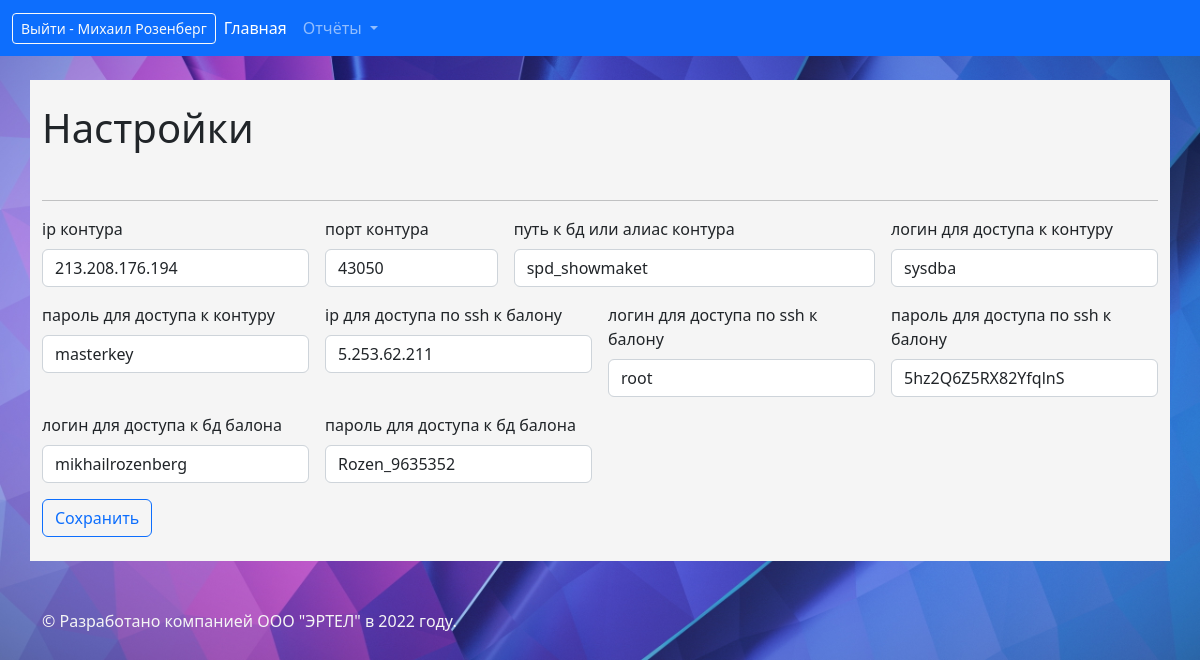
The app's page /configuration/edit/1/ (signed in), older data.
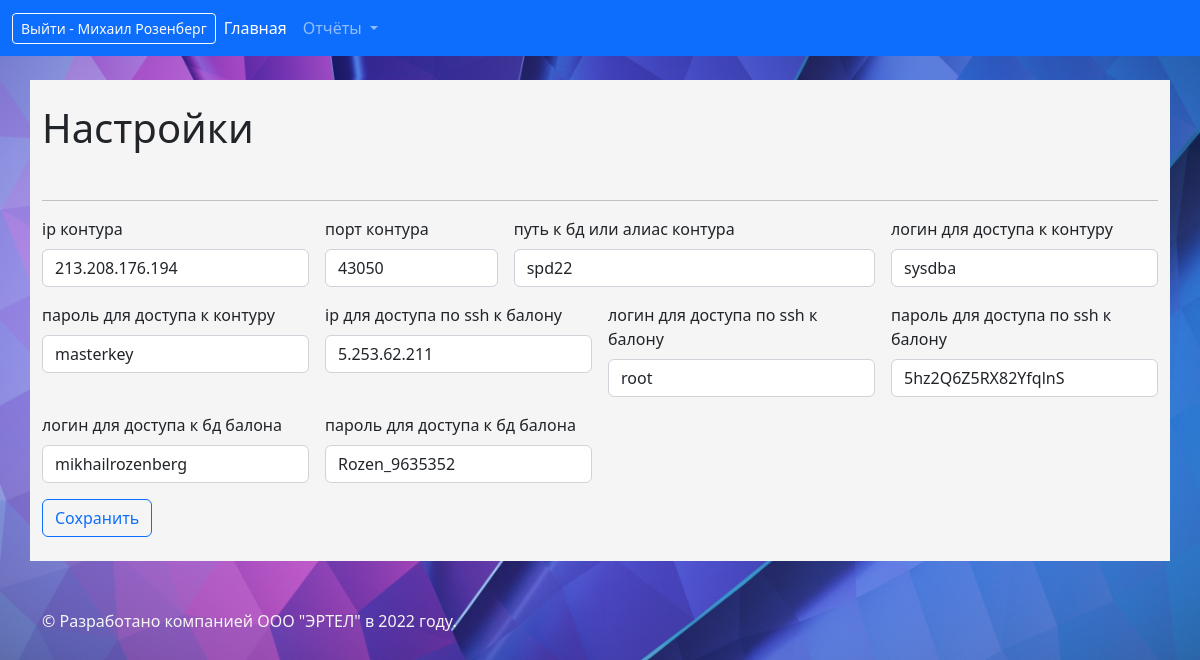
The same page, newer data.
### configuration/models.py (models this page shows)
class Conf(models.Model):
    ip_kontur = models.CharField(max_length=250, verbose_name="ip контура")
    port_kontur = models.CharField(max_length=100, verbose_name="порт контура")
    path_to_db_kontur = models.CharField(max_length=300, verbose_name="путь к бд или алиас контура")
    user_db_kontur = models.CharField(max_length=250, verbose_name="логин для доступа к контуру")
    password_db_kontur = models.CharField(max_length=250, verbose_name="пароль для доступа к контуру")
    ip_ssh = models.CharField(max_length=250, verbose_name="ip для доступа по ssh к балону")
    user_ssh = models.CharField(max_length=250, verbose_name="логин для доступа по ssh к балону")
    password_ssh = models.CharField(max_length=250, verbose_name="пароль для доступа по ssh к балону")
    user_db_baloon = models.CharField(max_length=250, verbose_name="логин для доступа к бд балона")
    password_db_baloon = models.CharField(max_length=250, verbose_name="пароль для доступа к бд балона")
    class Meta:
        verbose_name = "настройки доступа"
        verbose_name_plural = "настройки доступа"

### configuration/views.py (the view)
# urls.py: path('edit/<int:id>/', views.edit)
def edit(request, id):
    try:
        config = Conf.objects.get(pk=1)
        data = {
            "config": config,
        }
        if request.method == "POST":
            config.ip_kontur = request.POST.get("ip_kontur")
            config.port_kontur = request.POST.get("port_kontur")
            config.path_to_db_kontur = request.POST.get("path_to_db_kontur")
            config.user_db_kontur = request.POST.get("user_db_kontur")
            config.password_db_kontur = request.POST.get("password_db_kontur")
            config.ip_ssh = request.POST.get("ip_ssh")
            config.user_ssh = request.POST.get("user_ssh")
            config.password_ssh = request.POST.get("password_ssh")
            config.user_db_baloon = request.POST.get("user_db_baloon")
            config.password_db_baloon = request.POST.get("password_db_baloon")
            config.save()
            return HttpResponseRedirect("/")
        else:
            return render(request, "conf/edit.html", data)
    except Conf.DoesNotExist:
        return HttpResponseNotFound("<h2>Страница не найдена</h2>")

### templates/conf/edit.html (shortened to what this page needs)
{% load static %}
{% load spurl %}
<!DOCTYPE html>
<html lang="ru">
<head>
    <link rel="stylesheet" href="{% static 'css/body.css' %}" type="text/css">
    <link href="https://cdn.jsdelivr.net/npm/bootstrap@5.2.0-beta1/dist/css/bootstrap.min.css" rel="stylesheet"
>
</head>
<body>
{% if user.is_authenticated %}
    <nav class="navbar navbar-fixed-top-top navbar-expand-lg navbar-dark bg-primary">
        <div class="container-fluid">
            <div class="navbar-collapse" id="navbarScroll">
                <a class="btn btn-outline-light btn-sm" href="{% url 'logout' %}" role="button">Выйти
                    - {{ user.first_name }} {{ user.last_name }} </a>
                <ul class="navbar-nav">
                    <li class="nav-item">
                        <a class="nav-link active" aria-current="page" href="/">Главная</a>
                    </li>
                    <li class="nav-item dropdown">
                        <a class="nav-link dropdown-toggle" href="#" id="navbarDropdown" role="button"
                           data-bs-toggle="dropdown" aria-expanded="false">
                            Отчёты
                        </a>
                    </li>
                </ul>
            </div>
        </div>
    </nav>
    <br>
    <div class="container back">
        <br>
        <h1>Настройки</h1>
        <br>
        <hr>
        <form class="row g-3" method="POST">
            <div class="col-md-3">
                <label for="inputIpKontur" class="form-label">ip контура</label>
                <input type="text" class="form-control" id="inputIpKontur" name="ip_kontur"
                       value="{{ config.ip_kontur }}" required />
            </div>
            <div class="col-md-2">
                <label for="inputPortKontur" class="form-label">порт контура</label>
                <input type="text" class="form-control" id="inputPortKontur" name="port_kontur"
                       value="{{ config.port_kontur }}" required />
            </div>
            <div class="col-md-4">
                <label for="inputPath" class="form-label">путь к бд или алиас контура</label>
                <input type="text" class="form-control" id="inputPath" name="path_to_db_kontur"
                       value="{{ config.path_to_db_kontur }}" required />
            </div>
            <div class="col-md-3">
                <label for="inputUserDbKontur" class="form-label">логин для доступа к контуру</label>
                <input type="text" class="form-control" id="inputUserDbKontur" name="user_db_kontur"
                       value="{{ config.user_db_kontur }}" required />
            </div>
            <div class="col-md-3">
                <label for="inputPassDbKontur" class="form-label">пароль для доступа к контуру</label>
                <input type="text" class="form-control" id="inputPassDbKontur" name="password_db_kontur"
                       value="{{ config.password_db_kontur }}" required />
            </div>
            <div class="col-md-3">
                <label for="inputIpSSH" class="form-label">ip для доступа по ssh к балону</label>
                <input type="text" class="form-control" id="inputIpSSH" name="ip_ssh"
                       value="{{ config.ip_ssh }}" required />
            </div>
            <div class="col-md-3">
                <label for="inputUserSSH" class="form-label">логин для доступа по ssh к балону</label>
                <input type="text" class="form-control" id="inputUserSSH" name="user_ssh"
                       value="{{ config.user_ssh }}" required />
            </div>
            <div class="col-md-3">
                <label for="inputPassSSH" class="form-label">пароль для доступа по ssh к балону</label>
                <input type="text" class="form-control" id="inputPassSSH" name="password_ssh"
                       value="{{ config.password_ssh }}" required />
            </div>
            <div class="col-md-3">
                <label for="inputUserDbBaloon" class="form-label">логин для доступа к бд балона</label>
                <input type="text" class="form-control" id="inputUserDbBaloon" name="user_db_baloon"
                       value="{{ config.user_db_baloon }}" required />
            </div>
            <div class="col-md-3">
                <label for="inputPassDbBaloon" class="form-label">пароль для доступа к бд балона</label>
                <input type="text" class="form-control" id="inputPassDbBaloon" name="password_db_baloon"
                       value="{{ config.password_db_baloon }}" required />
            </div>
            <div class="col-12">
                <input type="submit" name="sun" class="btn btn-outline-primary contact-form__button" value="Сохранить">
            </div>
        </form>
    <br>
    </div>
{% endif %}
<br>
<br>
<footer class="footer text-muted">
    <div class="container" style="color: whitesmoke">
        &copy; Разработано компанией ООО "ЭРТЕЛ" в 2022 году.
    </div>
</footer>
<br>
</body>
</html>

### static/css/body.css (style rules this page uses)
body { background-image: url(../image/36.jpg); background-size: cover; }
.back { background-color: whitesmoke; }

Row changes from the older to the newer data that the page shows:
changed Conf "sysdba": path_to_db_kontur "spd_showmaket" → "spd22"
